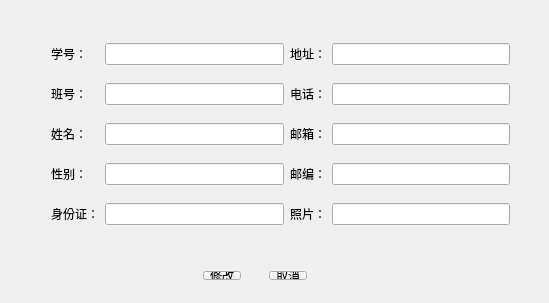
<?xml version="1.0" encoding="UTF-8"?>
<ui version="4.0">
 <class>ChangeMassage</class>
 <widget class="QWidget" name="ChangeMassage">
  <property name="geometry">
   <rect>
    <x>0</x>
    <y>0</y>
    <width>549</width>
    <height>303</height>
   </rect>
  </property>
  <property name="windowTitle">
   <string>ChangeMassage</string>
  </property>
  <property name="windowIcon">
   <iconset>
    <normaloff>res/007.png</normaloff>res/007.png</iconset>
  </property>
  <widget class="QWidget" name="layoutWidget">
   <property name="geometry">
    <rect>
     <x>40</x>
     <y>20</y>
     <width>481</width>
     <height>231</height>
    </rect>
   </property>
   <layout class="QGridLayout" name="gridLayout">
    <item row="0" column="0">
     <widget class="QLabel" name="label">
      <property name="text">
       <string>学号：</string>
      </property>
     </widget>
    </item>
    <item row="0" column="1">
     <widget class="QLineEdit" name="lineEdit"/>
    </item>
    <item row="0" column="2" colspan="2">
     <widget class="QLabel" name="label_6">
      <property name="text">
       <string>地址：</string>
      </property>
     </widget>
    </item>
    <item row="0" column="4">
     <widget class="QLineEdit" name="lineEdit_6"/>
    </item>
    <item row="1" column="0">
     <widget class="QLabel" name="label_2">
      <property name="text">
       <string>班号：</string>
      </property>
     </widget>
    </item>
    <item row="1" column="1">
     <widget class="QLineEdit" name="lineEdit_2"/>
    </item>
    <item row="1" column="2" colspan="2">
     <widget class="QLabel" name="label_7">
      <property name="text">
       <string>电话：</string>
      </property>
     </widget>
    </item>
    <item row="1" column="4">
     <widget class="QLineEdit" name="lineEdit_7"/>
    </item>
    <item row="2" column="0">
     <widget class="QLabel" name="label_3">
      <property name="text">
       <string>姓名：</string>
      </property>
     </widget>
    </item>
    <item row="2" column="1">
     <widget class="QLineEdit" name="lineEdit_3"/>
    </item>
    <item row="2" column="2" colspan="2">
     <widget class="QLabel" name="label_8">
      <property name="text">
       <string>邮箱：</string>
      </property>
     </widget>
    </item>
    <item row="2" column="4">
     <widget class="QLineEdit" name="lineEdit_8"/>
    </item>
    <item row="3" column="0">
     <widget class="QLabel" name="label_4">
      <property name="text">
       <string>性别：</string>
      </property>
     </widget>
    </item>
    <item row="3" column="1">
     <widget class="QLineEdit" name="lineEdit_4"/>
    </item>
    <item row="3" column="2" colspan="2">
     <widget class="QLabel" name="label_9">
      <property name="text">
       <string>邮编：</string>
      </property>
     </widget>
    </item>
    <item row="3" column="4">
     <widget class="QLineEdit" name="lineEdit_9"/>
    </item>
    <item row="4" column="0">
     <widget class="QLabel" name="label_5">
      <property name="text">
       <string>身份证：</string>
      </property>
     </widget>
    </item>
    <item row="4" column="1">
     <widget class="QLineEdit" name="lineEdit_5"/>
    </item>
    <item row="4" column="2" colspan="2">
     <widget class="QLabel" name="label_10">
      <property name="text">
       <string>照片：</string>
      </property>
     </widget>
    </item>
    <item row="4" column="4">
     <widget class="QLineEdit" name="lineEdit_10"/>
    </item>
   </layout>
  </widget>
  <widget class="QWidget" name="layoutWidget">
   <property name="geometry">
    <rect>
     <x>170</x>
     <y>260</y>
     <width>171</width>
     <height>31</height>
    </rect>
   </property>
   <layout class="QGridLayout" name="gridLayout_2">
    <item row="0" column="0">
     <widget class="QToolButton" name="toolButton">
      <property name="text">
       <string>修改</string>
      </property>
     </widget>
    </item>
    <item row="0" column="1">
     <widget class="QToolButton" name="toolButton_2">
      <property name="text">
       <string>取消</string>
      </property>
     </widget>
    </item>
   </layout>
  </widget>
 </widget>
 <layoutdefault spacing="6" margin="11"/>
 <resources/>
 <connections/>
</ui>
